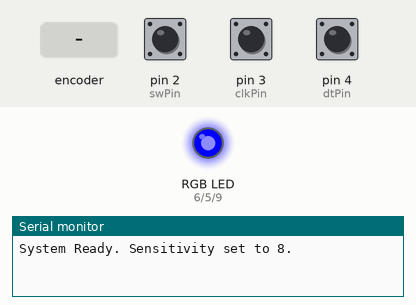
This sketch was run on a simulated Arduino Uno, built with avr-gcc and run on an emulated ATmega328P. Parts: an RGB LED mixed from three pins (HIGH = lit), the last lines printed to the serial monitor. The inputs (shaded band) are chosen by the test bench; at power-on: pin 2 (swPin) HIGH, pin 3 (clkPin) HIGH, pin 4 (dtPin) HIGH.

Above: at 1.2 s.
1.3 s: rotary encoder on pin 3 (clkPin) / pin 4 (dtPin) turned 3 steps (first pin leading)
At 1.65 s:
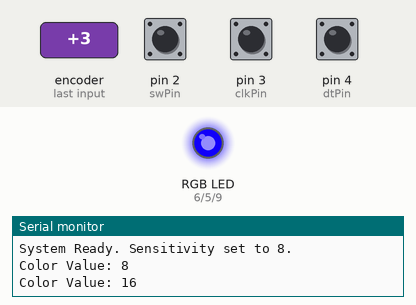
3.4 s: pin 2 (swPin) pulled LOW for 0.15 s
At 4.4 s:
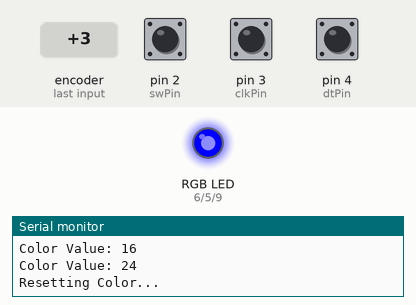
Timing chart, 0 to 6.4 s (numbered marks = the images above; inputs shaded):
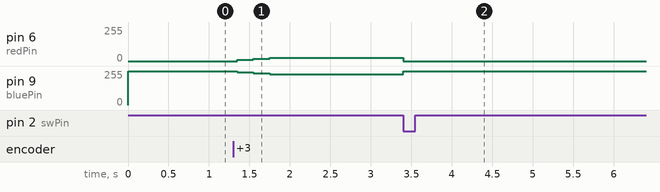

The sketch:

rotenco.ino
```cpp
/*
 * Balanced RGB Control with Rotary Encoder
 * Features: Debouncing, Adjustable Sensitivity, and Reset Button
 */

// Encoder Pins
const int clkPin = 3;
const int dtPin = 4;
const int swPin = 2;

// RGB Module Pins
const int redPin = 6;
const int greenPin = 5;
const int bluePin = 9;

// Variables for logic
int counter = 0;
int lastStateCLK;
unsigned long lastTurnTime = 0;    // For rotation debouncing
unsigned long lastButtonPress = 0; // For button debouncing

// --- ADJUST THESE ---
const int sensitivity = 8;     // Lower = more precise; Higher = faster
const bool commonAnode = false; // Set to true if LED logic is reversed
// --------------------

void setup() {
  pinMode(clkPin, INPUT);
  pinMode(dtPin, INPUT);
  pinMode(swPin, INPUT_PULLUP);

  pinMode(redPin, OUTPUT);
  pinMode(greenPin, OUTPUT);
  pinMode(bluePin, OUTPUT);

  Serial.begin(9600);
  lastStateCLK = digitalRead(clkPin);

  updateColor(counter);
  Serial.println("System Ready. Sensitivity set to 8.");
}

void loop() {
  // 1. READ ROTATION
  int currentStateCLK = digitalRead(clkPin);

  // Check if knob moved
  if (currentStateCLK != lastStateCLK && currentStateCLK == 1) {

    // Software Debounce: Ignore pulses faster than 5 milliseconds
    if (millis() - lastTurnTime > 5) {

      if (digitalRead(dtPin) != currentStateCLK) {
        counter += sensitivity; // Clockwise
      } else {
        counter -= sensitivity; // Counter-clockwise
      }

      counter = constrain(counter, 0, 255);

      Serial.print("Color Value: ");
      Serial.println(counter);
      updateColor(counter);

      lastTurnTime = millis(); // Update debounce timer
    }
  }
  lastStateCLK = currentStateCLK;

  // 2. READ BUTTON PRESS
  // Only triggers if button is pressed AND 200ms has passed since last press
  if (digitalRead(swPin) == LOW && (millis() - lastButtonPress > 200)) {
    Serial.println("Resetting Color...");
    counter = 0;
    updateColor(counter);
    lastButtonPress = millis();
  }
}

void updateColor(int val) {
  int r = val;           // Red increases with counter
  int b = 255 - val;     // Blue decreases with counter
  int g = 0;             // Keep Green off for a clean Red-to-Blue sweep

  if (commonAnode) {
    analogWrite(redPin, 255 - r);
    analogWrite(greenPin, 255 - g);
    analogWrite(bluePin, 255 - b);
  } else {
    analogWrite(redPin, r);
    analogWrite(greenPin, g);
    analogWrite(bluePin, b);
  }
}
```

Measured:
- after the input at 1.3 s, pin 6 (redPin): 0/255 → 8/255 after 0.05 s, → 16/255 0.20 s later, → 24/255 0.20 s later; pin 9 (bluePin): 255/255 → 247/255 after 0.05 s, → 239/255 0.20 s later, → 231/255 0.20 s later
- after the input at 3.4 s, pin 6 (redPin): 24/255 → 0/255 at once; pin 9 (bluePin): 231/255 → 255/255 at once
